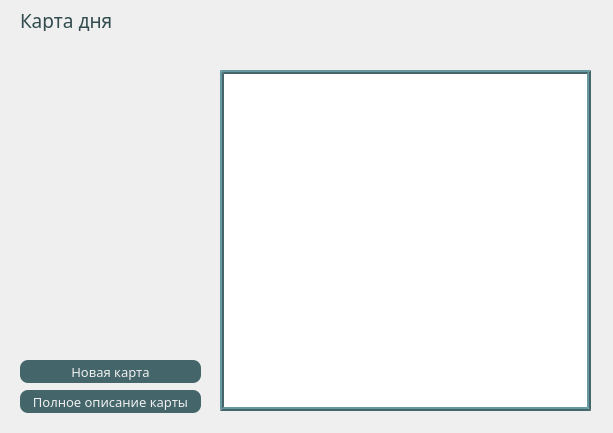
<?xml version="1.0" encoding="UTF-8"?>
<ui version="4.0">
 <class>MainWindow</class>
 <widget class="QMainWindow" name="MainWindow">
  <property name="geometry">
   <rect>
    <x>0</x>
    <y>0</y>
    <width>613</width>
    <height>433</height>
   </rect>
  </property>
  <property name="minimumSize">
   <size>
    <width>613</width>
    <height>433</height>
   </size>
  </property>
  <property name="maximumSize">
   <size>
    <width>613</width>
    <height>433</height>
   </size>
  </property>
  <property name="windowTitle">
   <string>MainWindow</string>
  </property>
  <widget class="QWidget" name="centralwidget">
   <widget class="QLabel" name="label">
    <property name="geometry">
     <rect>
      <x>20</x>
      <y>10</y>
      <width>181</width>
      <height>21</height>
     </rect>
    </property>
    <property name="font">
     <font>
      <family>Century Gothic</family>
      <pointsize>14</pointsize>
     </font>
    </property>
    <property name="styleSheet">
     <string notr="true">color: rgb(50, 75, 78);</string>
    </property>
    <property name="text">
     <string>Карта дня</string>
    </property>
   </widget>
   <widget class="QLabel" name="image">
    <property name="enabled">
     <bool>true</bool>
    </property>
    <property name="geometry">
     <rect>
      <x>20</x>
      <y>40</y>
      <width>181</width>
      <height>301</height>
     </rect>
    </property>
    <property name="font">
     <font>
      <family>Century Gothic</family>
     </font>
    </property>
    <property name="lineWidth">
     <number>2</number>
    </property>
    <property name="text">
     <string/>
    </property>
   </widget>
   <widget class="QPushButton" name="btn_new">
    <property name="geometry">
     <rect>
      <x>20</x>
      <y>360</y>
      <width>181</width>
      <height>23</height>
     </rect>
    </property>
    <property name="font">
     <font>
      <family>Century Gothic</family>
      <pointsize>10</pointsize>
     </font>
    </property>
    <property name="styleSheet">
     <string notr="true">background-color: rgb(68, 102, 106);
color: rgb(239, 239, 239);
border-radius: 8px</string>
    </property>
    <property name="text">
     <string>Новая карта</string>
    </property>
   </widget>
   <widget class="QPushButton" name="btn_description">
    <property name="geometry">
     <rect>
      <x>20</x>
      <y>390</y>
      <width>181</width>
      <height>23</height>
     </rect>
    </property>
    <property name="font">
     <font>
      <family>Century Gothic</family>
      <pointsize>10</pointsize>
     </font>
    </property>
    <property name="styleSheet">
     <string notr="true">background-color: rgb(68, 102, 106);
color: rgb(239, 239, 239);
border-radius: 8px</string>
    </property>
    <property name="text">
     <string>Полное описание карты</string>
    </property>
   </widget>
   <widget class="QLabel" name="name">
    <property name="geometry">
     <rect>
      <x>220</x>
      <y>40</y>
      <width>371</width>
      <height>21</height>
     </rect>
    </property>
    <property name="font">
     <font>
      <family>Century Gothic</family>
      <pointsize>12</pointsize>
     </font>
    </property>
    <property name="styleSheet">
     <string notr="true">color: rgb(50, 75, 78);</string>
    </property>
    <property name="text">
     <string/>
    </property>
   </widget>
   <widget class="QPlainTextEdit" name="meaning">
    <property name="geometry">
     <rect>
      <x>220</x>
      <y>70</y>
      <width>371</width>
      <height>341</height>
     </rect>
    </property>
    <property name="font">
     <font>
      <family>Century Gothic</family>
      <pointsize>10</pointsize>
     </font>
    </property>
    <property name="styleSheet">
     <string notr="true">border: 4px ridge rgb(68, 102, 106);
color: rgb(50, 75, 78);</string>
    </property>
    <property name="readOnly">
     <bool>true</bool>
    </property>
   </widget>
  </widget>
 </widget>
 <resources/>
 <connections/>
</ui>
